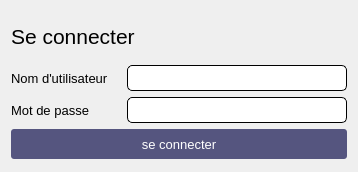
<?xml version="1.0" encoding="UTF-8"?>
<ui version="4.0">
 <class>Dialog</class>
 <widget class="QDialog" name="Dialog">
  <property name="geometry">
   <rect>
    <x>0</x>
    <y>0</y>
    <width>358</width>
    <height>172</height>
   </rect>
  </property>
  <property name="minimumSize">
   <size>
    <width>358</width>
    <height>172</height>
   </size>
  </property>
  <property name="maximumSize">
   <size>
    <width>358</width>
    <height>172</height>
   </size>
  </property>
  <property name="windowTitle">
   <string>Dialog</string>
  </property>
  <layout class="QGridLayout" name="gridLayout">
   <item row="0" column="0">
    <layout class="QVBoxLayout" name="verticalLayout">
     <item>
      <layout class="QHBoxLayout" name="horizontalLayout">
       <item>
        <widget class="QLabel" name="label">
         <property name="minimumSize">
          <size>
           <width>0</width>
           <height>46</height>
          </size>
         </property>
         <property name="maximumSize">
          <size>
           <width>16777215</width>
           <height>46</height>
          </size>
         </property>
         <property name="font">
          <font>
           <pointsize>16</pointsize>
          </font>
         </property>
         <property name="text">
          <string>Se connecter</string>
         </property>
        </widget>
       </item>
       <item>
        <spacer name="horizontalSpacer">
         <property name="orientation">
          <enum>Qt::Horizontal</enum>
         </property>
         <property name="sizeHint" stdset="0">
          <size>
           <width>40</width>
           <height>20</height>
          </size>
         </property>
        </spacer>
       </item>
      </layout>
     </item>
     <item>
      <layout class="QHBoxLayout" name="horizontalLayout_2">
       <item>
        <widget class="QLabel" name="label_2">
         <property name="minimumSize">
          <size>
           <width>110</width>
           <height>26</height>
          </size>
         </property>
         <property name="maximumSize">
          <size>
           <width>110</width>
           <height>26</height>
          </size>
         </property>
         <property name="font">
          <font>
           <pointsize>10</pointsize>
          </font>
         </property>
         <property name="text">
          <string>Nom d'utilisateur</string>
         </property>
        </widget>
       </item>
       <item>
        <widget class="QLineEdit" name="lineEdit">
         <property name="minimumSize">
          <size>
           <width>220</width>
           <height>26</height>
          </size>
         </property>
         <property name="maximumSize">
          <size>
           <width>220</width>
           <height>26</height>
          </size>
         </property>
         <property name="font">
          <font>
           <pointsize>10</pointsize>
          </font>
         </property>
         <property name="styleSheet">
          <string notr="true">border:1px solid;
border-color: rgb(0, 0, 0);
border-radius:5px;
background-color: rgb(255, 255, 255);</string>
         </property>
        </widget>
       </item>
      </layout>
     </item>
     <item>
      <layout class="QHBoxLayout" name="horizontalLayout_3">
       <item>
        <widget class="QLabel" name="label_3">
         <property name="minimumSize">
          <size>
           <width>110</width>
           <height>26</height>
          </size>
         </property>
         <property name="maximumSize">
          <size>
           <width>110</width>
           <height>26</height>
          </size>
         </property>
         <property name="font">
          <font>
           <pointsize>10</pointsize>
          </font>
         </property>
         <property name="text">
          <string>Mot de passe</string>
         </property>
        </widget>
       </item>
       <item>
        <widget class="QLineEdit" name="lineEdit_2">
         <property name="minimumSize">
          <size>
           <width>220</width>
           <height>26</height>
          </size>
         </property>
         <property name="maximumSize">
          <size>
           <width>220</width>
           <height>26</height>
          </size>
         </property>
         <property name="font">
          <font>
           <pointsize>10</pointsize>
          </font>
         </property>
         <property name="styleSheet">
          <string notr="true">border:1px solid;
border-color: rgb(0, 0, 0);
border-radius:5px;
background-color: rgb(255, 255, 255);</string>
         </property>
        </widget>
       </item>
      </layout>
     </item>
     <item>
      <widget class="QPushButton" name="pushButton">
       <property name="minimumSize">
        <size>
         <width>120</width>
         <height>30</height>
        </size>
       </property>
       <property name="maximumSize">
        <size>
         <width>1200</width>
         <height>30</height>
        </size>
       </property>
       <property name="font">
        <font>
         <pointsize>10</pointsize>
        </font>
       </property>
       <property name="styleSheet">
        <string notr="true">border-radius:3px;
background-color: rgb(85, 85, 127);
color: rgb(255, 255, 255);</string>
       </property>
       <property name="text">
        <string>se connecter</string>
       </property>
      </widget>
     </item>
    </layout>
   </item>
  </layout>
 </widget>
 <resources/>
 <connections/>
</ui>
